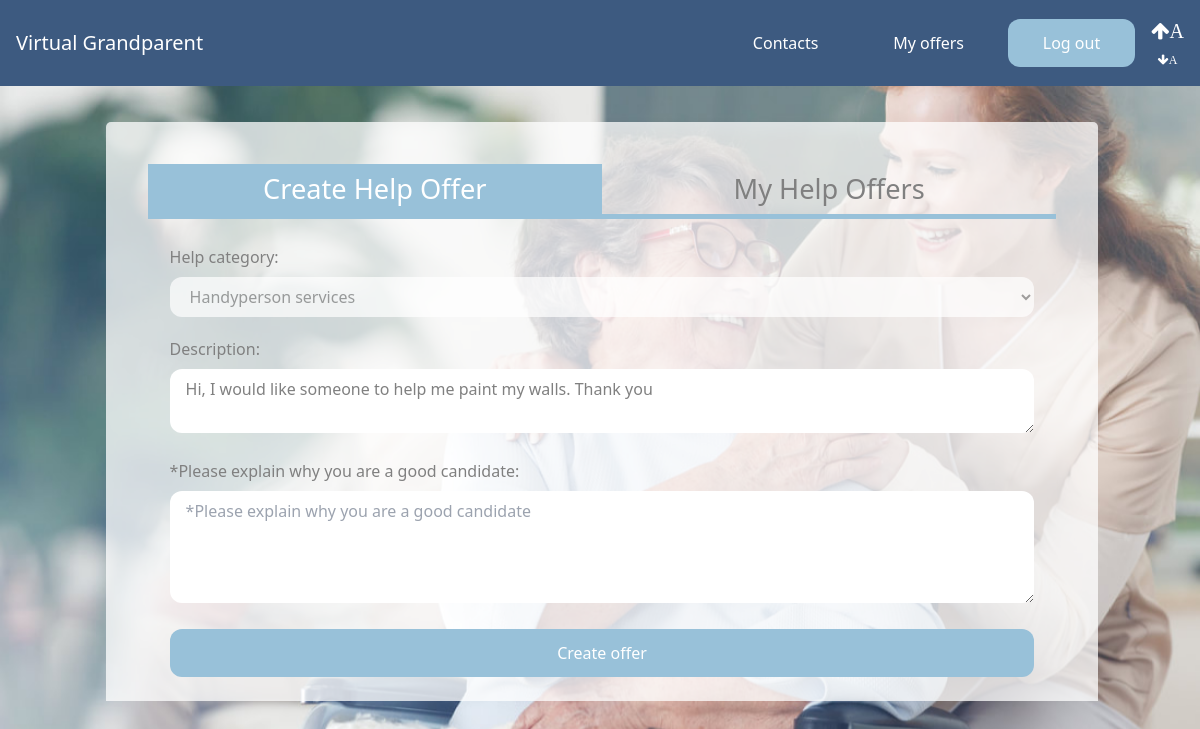
The page /help-offer/create/272 (signed in) on the database its author committed.
### core/models.py (models this page shows)
class Help(models.Model):
    id = models.AutoField(primary_key=True)
    description = models.TextField(max_length=1000)
    category = models.CharField(choices=HELP_CATEGORIES, max_length=2, default='OT')
    helper = models.ForeignKey(Helper, on_delete=models.CASCADE, null=True)
    oldPerson = models.ForeignKey(OldPerson, on_delete=models.CASCADE)
    date = models.DateField(default=datetime.date.today, blank=True)

### core/views.py (the view, shortened to what this page needs)
# urls.py: path('help-offer/create/<int:id>', views.createHelpOffer, name='createHelpOffer'),
@login_required
def createHelpOffer(request, id):
    error_message = None
    form = {}
    help_request = Help.objects.get(id= id)
    form = HelpCandidateForm()
    return render(request, 'core/createHelpOffer.html', {'form': form, "error_message": error_message,'help_request': help_request, 'id': id})

### core/forms.py
class HelpCandidateForm(forms.ModelForm):
    description= forms.CharField(max_length=1000, widget= forms.Textarea
                           (attrs={'placeholder':'*Please explain why you are a good candidate', 'rows':4, 'cols':15}))
    class Meta:
        model = HelpCandidates
        fields = ('description',)
    def __init__(self, *args, **kwargs):
        super(HelpCandidateForm, self).__init__(*args, **kwargs)
        for visible in self.visible_fields():
            visible.field.widget.attrs['class'] = 'w-full mt-2 px-4 py-2 rounded-xl background-white'

### templates/core/createHelpOffer.html (shortened to what this page needs)
{% extends 'core/base.html' %}
{% load static %}
{% block static %}
<link rel="stylesheet" href="{% static 'css/cards.css' %}">
<link rel="stylesheet" href="{% static 'css/flexbox.css' %}">
<link rel="stylesheet" href="https://cdnjs.cloudflare.com/ajax/libs/sweetalert/1.1.3/sweetalert.min.css">{% endblock %}
{% block content %}
<div class="p-4 grid-container inline-container">
    <div class="card single-card help_container px-8">
        <div class="flexbox_container">
            <div class="column column-title selected">
                <a href="{% url 'core:createHelpOffer' id %}">Create Help Offer</a>
            </div>
            <div class="column column-title">
                <a href="{% url 'core:myOffers' %}">My Help Offers</a>
            </div>
        </div>
        <div class="px-8 mx-auto">
            {% if help_request %}
                <fieldset class="mb-5">
                    <label class="text-gray" >Help category:</label>
                    <select disabled="true" class="w-full mt-2 px-4 py-2 rounded-xl background-white disabled">
                        <option value="{{help_request.category}}">{{help_request.get_category_display}}</option>
                    </select>
                </fieldset>
                <fieldset class="mb-5">
                    <label class="text-gray">Description:</label>
                    <textarea readonly class="w-full mt-2 px-4 py-2 rounded-xl background-white disabled">{{help_request.description}}</textarea>
                </fieldset>
            {% endif %}
            <form method="post" action="{% url 'core:createHelpOffer' id %}"   enctype="multipart/form-data">
                {% for field in form %}
                <fieldset class="mb-5">
                    <label class="text-gray"  for="{{ field.name }}">{{ field.field.widget.attrs.placeholder }}:</label>
                    {{field}}
                </fieldset>
                {% endfor %}
                <input type="submit" value="Create offer" class = "px-5 py-3 rounded-xl base-button large-button">
                <br />
            </form>
        </div>
    </div>
</div>
{% endblock %}

### static/css/base.css (style rules this page uses)
:root { --blue: #3d5a80; --light-blue: #98c1d9 ; --baby-blue: #e0fbfc; --orange: #ee6c4d; --dark-blue: #293241; --gray: #333333; }
.base-button { background-color: var(--light-blue) !important; color: white; width: 100%; text-align: center; }
.large-button { text-align: center; display: block }
.base-background { background-color: var(white); }
.column { float: left; width: 50%; }
.column-title { text-align: center; color: gray; font-size: 1.7rem; padding: .3rem; border-bottom: 5px solid var(--light-blue); margin-bottom: 1rem; }
.selected { color: white; background: var(--light-blue); }
.text-gray { color: gray }
.background-white { background: white; }
.disabled { color: gray; accent-color: transparent; }

### static/css/cards.css (style rules this page uses)
:root { --blue: #3d5a80; --light-blue: #98c1d9 ; --baby-blue: #e0fbfc; --orange: #ee6c4d; --dark-blue: #293241; --gray: #333333; }
.grid-container { margin: 20px auto; display:grid; grid-template-columns: auto auto; padding: 2px 16px; text-align: center; justify-content: center; }
.inline-container { grid-template-columns: 85%; }
.card { box-shadow: 0 8px 10px 0 rgba(0,0,0,0.4); transition: 0.3s; width: 90%; border-radius: 5px; background: rgba(255, 255, 255, 0.75); margin: 0 30px; padding: 2rem; text-align: left; float:right; -webkit-column-break-inside: avoid; page-break-inside: avoid; break-inside: avoid; }
.single-card { box-shadow: 0 8px 10px 0 rgba(0,0,0,0.4); transition: 0.3s; border-radius: 5px; background: rgba(255, 255, 255, 0.75); text-align: left; width: 100%; margin-left: 2px; -webkit-column-break-inside: avoid; page-break-inside: avoid; break-inside: avoid; }

### static/css/flexbox.css (style rules this page uses)
.flexbox_container { display: flex; padding: 10px; }
.help_container { box-shadow: none; margin-bottom: -2rem; border-bottom-right-radius: 0; border-bottom-left-radius: 0; padding: 0; padding-top: 2rem; }

### rows shown on the page
Help: category "Handyperson services", description "Hi, I would like someone to help me paint my walls. Thank you"

### other values the page prints
{{ field.field.widget.attrs.placeholder }} "*Please explain why you are a good candidate"
